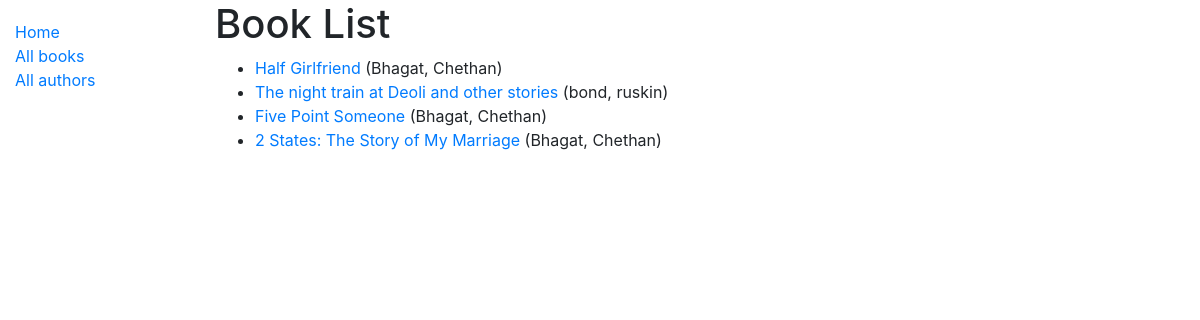
/catalog/books/, run on the app's committed database.
### catalog/models.py (models this page shows, shortened)
class Book(models.Model):
    title = models.CharField(max_length=200)
    author = models.ForeignKey('Author', on_delete=models.SET_NULL, null=True)
    summary = models.TextField(max_length=1000, help_text='Enter a brief description of the book')
    isbn = models.CharField('ISBN', max_length=13, help_text='13 Character <a href="https://www.isbn-international.org/content/what-isbn">ISBN number</a>')
    genre = models.ManyToManyField(Genre, help_text='Select a genre for this book')
    def get_absolute_url(self):
        return reverse('book-detail', args=[str(self.id)])
    def display_genre(self):
        """Create a string for the Genre. This is required to display genre in Admin."""
        return ', '.join(genre.name for genre in self.genre.all()[:3])
    display_genre.short_description = 'Genre'

class Author(models.Model):
    first_name = models.CharField(max_length=100)
    last_name = models.CharField(max_length=100)
    date_of_birth = models.DateField(null=True, blank=True)
    date_of_death = models.DateField('Died', null=True, blank=True)
    class Meta:
        ordering = ['last_name', 'first_name']
    def __str__(self):
        return f'{self.last_name}, {self.first_name}'

### catalog/views.py (the view)
# urls.py: path('books/', views.BookListView.as_view(), name='books'),
class BookListView(generic.ListView):
    model = Book
    paginate_by = 10

### catalog/templates/catalog/book_list.html
{% extends "base_generic.html" %}
{% block content %}
  <h1>Book List</h1>
  {% if book_list %}
  <ul>
    {% for book in book_list %}
      <li>
        <a href="{{ book.get_absolute_url }}">{{ book.title }}</a> ({{book.author}})
      </li>
    {% endfor %}
  </ul>
  {% else %}
    <p>There are no books in the library.</p>
  {% endif %}
{% endblock %}

### data on the page
Book: title "Half Girlfriend", author "Bhagat, Chethan"
Book: title "The night train at Deoli and other stories", author "bond, ruskin"
Book: title "Five Point Someone", author "Bhagat, Chethan"
Book: title "2 States: The Story of My Marriage", author "Bhagat, Chethan"
